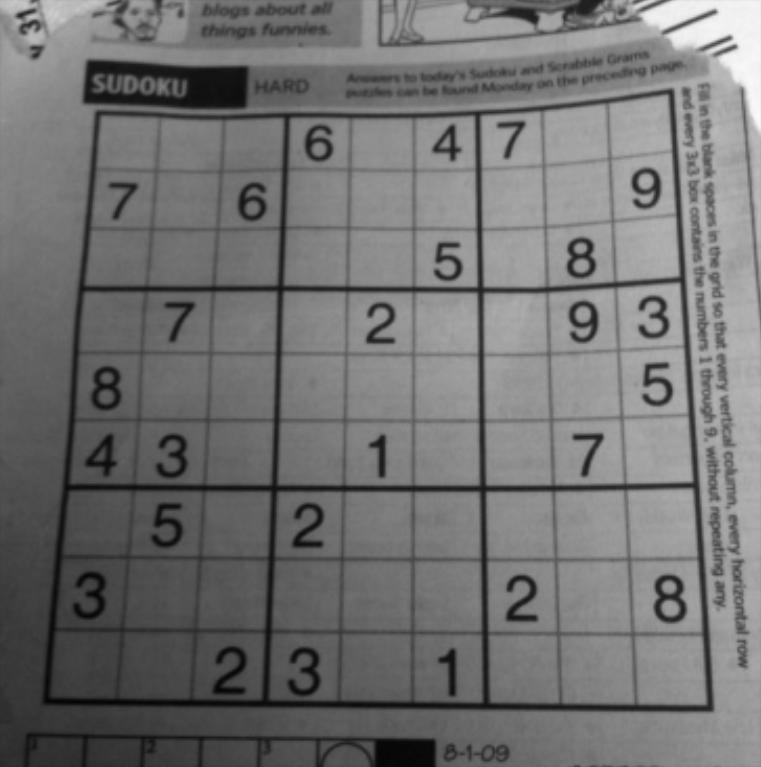
#> input picture data/sudoku.png, 761 x 767 px
$ jupyter execute 05_homework.ipynb
#> lines starting #> are read from the running program, lines starting #| are printed output that depends on the picture
# Семинар по OpenCV | Домашнее задание 5

**Задачи:**

1. Исправьте код применения оператора Собеля таким образом, чтобы оператор применялся по обоим направлениям (x и y).

2. Cоздать оконное приложение, отображающее результат применения того или иного фильтра (любой, например, Canny), интерфейс (кнопки, чек-боксы, ползунки и тд), позволяющий варьировать значения параметров фильтра и смотреть, как это влияет на результат в реальном времени (обновляя выводимое изображение).

3. К изображению `hong.png` необходимо подобрать такую морфологическую операцию, чтобы устранить с таблички слова, написанные черным цветом.

**Данные:** изображения `../data/sudoku.jpg`, `../data/hong.png`.

---

Импорт библиотек:

[cell 1]
import numpy as np
import cv2 as cv

import os
from typing import Dict, List, Tuple

import matplotlib.pyplot as plt

Игнорирование предупреждений:

[cell 2]
import warnings

warnings.simplefilter('ignore')

Задание пути до папки с изображениями:

[cell 3]
PATH = '../data/'

Задание функции, возвращающей получаемое по переданному пути изображение в формате RGB:

[cell 4]
def plot_image(path: str, img_name: str, return_img: bool = True) -> np.ndarray:
#> called with path = '../data/', img_name = 'sudoku.png', return_img = True
    img = os.path.join(path, img_name)

    img = cv.imread(img, 0)
#> img is the input picture: shape (767, 761); min 4, max 251, mean 114

    plt.imshow(img, cmap='gray')
    plt.show()

    if return_img:
        return img

Задание функции, выводящей изображение до и после преобразования:

[cell 5]
def plot_image_before_after(img_before: np.ndarray,
                            img_after: np.ndarray,
                            titles: List[str] = ['Init', 'Transformed'],
                            share_x: bool = True,
                            share_y: bool = True) -> None:

    fig, (ax1, ax2) = plt.subplots(1, 2, sharex=share_x, sharey=share_y, figsize=(12, 6))
    title_before, title_after = titles

    ax1.imshow(img_before, cmap='gray')
    ax1.set_title(title_before)

    if share_x is False:
        ax1.set_xticks([])
        ax1.set_yticks([])

    ax2.imshow(img_after, cmap='gray')
    ax2.set_title(title_after)

    if share_x is False:
        ax2.set_xticks([])
        ax2.set_yticks([])

    if share_x:
        plt.xticks([])
        plt.yticks([])

    plt.show()

---

>**Задание 1**
>
>Исправить код применения оператора Собеля, который мы писали на занятии, таким образом, чтобы оператор применялся по обоим направлениям (x и y).

Выведение на экран изображения:

[cell 6]
image_sudoku = plot_image(PATH, 'sudoku.png')

[cell 7]
def transform_sobel(img: np.ndarray) -> np.ndarray:

    sobel_x = cv.Sobel(img, cv.CV_64F, 1, 0, ksize=5)
    sobel_y = cv.Sobel(img, cv.CV_64F, 0, 1, ksize=5)

    return sobel_x + sobel_y
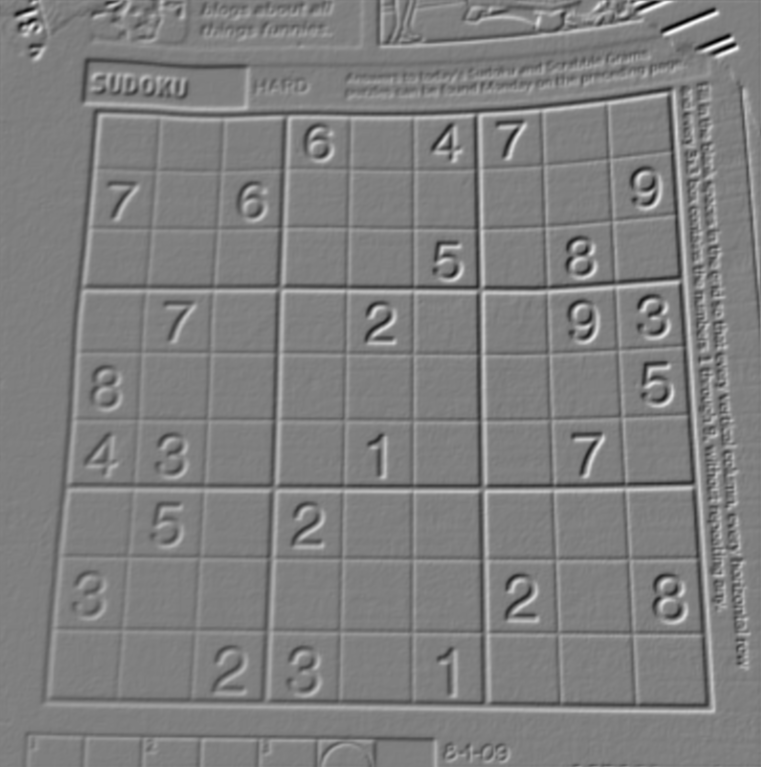
#> returned value: shape (767, 761) float64; min -6706, max 6704, mean 3.1; drawn with min black and max white

[cell 8]
plot_image_before_after(
    image_sudoku,
    transform_sobel(image_sudoku)
)
#> in plot_image_before_after, `title_before, title_after = titles`: title_before = 'Init'; title_after = 'Transformed'
#> in plot_image_before_after, `plt.show()`:
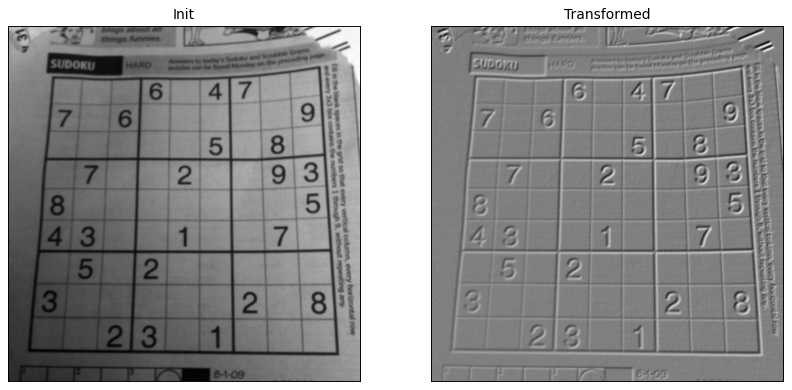
#> figure drawn by matplotlib, 2 panels

---

>**Задание 2**
>
>На занятии мы попробовали несколько фильтров различного назначения (это размытие, устранение шумов, выделение границ и тд). Каждый алгоритм, осуществляющий фильтрацию изображения, обычно имеет несколько параметров, влияющих на результат (размер ядра и тд). И для того, чтобы понять, какое именно влияние оказывают каждый из параметров или их комбинация, может потребоваться перезапустить код много раз с разными значениями параметров, что не удобно.
>
>Поэтому в этом задании вам предлагается создать оконное приложение, отображающее результат применения того или иного фильтра (можете выбрать любой, например, Canny), интерфейс (кнопки, чек-боксы, ползунки и тд), позволяющий варьировать значения параметров фильтра и смотреть, как это влияет на результат в реальном времени (обновляя выводимое изображение).
>
>*Пример реализации такого интерфейса на OpenCV можно найти здесь: https://docs.opencv.org/4.x/d9/dc8/tutorial_py_trackbar.html*

Задание функции, определяющей типы трансформаций:

[cell 9]
# [8 lines left out: function on_change_transform, not called in this run]

Задание функции, обновляющей отображаемое изображение:

[cell 10]
# [11 lines left out: function update_image, not called in this run]

Задание функции, отображающей текст на изображении:

[cell 11]
# [11 lines left out: function add_text, not called in this run]

Задание функции, применяющей трансформации к изображению:

[cell 12]
# [16 lines left out: function apply_transform, not called in this run]

Задание наименований ползунков:

[cell 13]
slider_name_1 = 'Canny 1'
slider_name_2 = 'Canny 2'
slider_name_3 = 'Blur k'

Задание функции, считывающей значения ползунков для задания параметров трансформации Canny:

[cell 14]
# [6 lines left out: function on_change_canny_parameter, not called in this run]

Задание функции, считывающей значения ползунков для задания параметров трансформации Blur:

[cell 15]
# [5 lines left out: function on_change_blur_parameter, not called in this run]

Вызов окна с фильтрами для изображения:

[cell 16]
img = cv.imread(os.path.join(PATH, 'hong.png'))
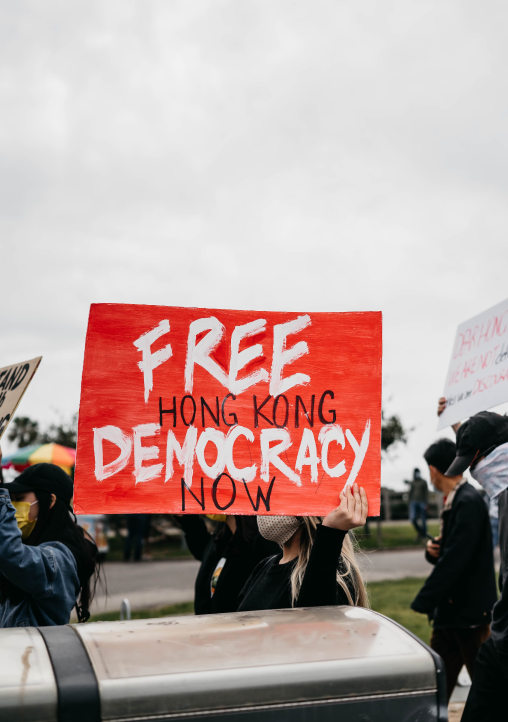
#> input picture data/hong.png, 1016 x 1444 px (shown at 1/2 size)
#> img is the input picture: shape (1444, 1016, 3); mean B, G, R 154.4, 157.8, 179.2
width, height = img.shape[:2]
#> width = 1444; height = 1016

window_name = 'image transform'


# resize window
cv.namedWindow(window_name, cv.WINDOW_NORMAL)
cv.resizeWindow(window_name, width // 2, round(height / 1.5))


# make image smaller
img = cv.resize(img, None, fx=0.4, fy=0.4)
#> img: shape (578, 406, 3)


# calculate the size difference between small and initial image
padding_top_bottom = 20
padding_left_right = (width - width // 2) // 2
#> padding_left_right = 361


# add borders to image to make it smaller while saving the window size
img = cv.copyMakeBorder(
    img,
    top=padding_top_bottom,
    bottom=padding_top_bottom,
    left=padding_left_right,
    right=padding_left_right,
    borderType=cv.BORDER_CONSTANT,
    dst=None,
    value=(255, 255, 255)
)
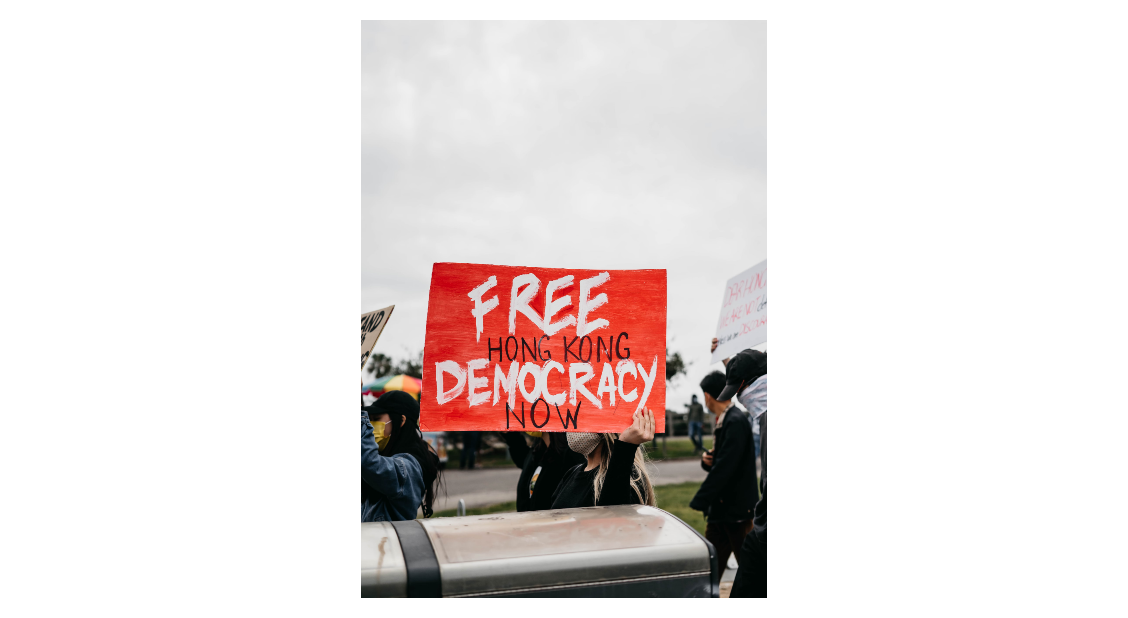
#> img: shape (618, 1128, 3); mean B, G, R 221.1, 222.3, 229.5


cv.imshow(window_name, img)

transform_type = cv.createTrackbar('Transform', window_name, 0, 1, lambda x: on_change_transform(img, x))

cv.createTrackbar(slider_name_1, window_name, 0, 500, lambda x: on_change_canny_parameter(img, window_name, x))
cv.createTrackbar(slider_name_2, window_name, 0, 500, lambda x: on_change_canny_parameter(img, window_name, x))
cv.createTrackbar(slider_name_3, window_name, 0, 255, lambda x: on_change_blur_parameter(img, window_name, x))


cv.waitKey(0)
cv.destroyAllWindows()

---

>**Задание 3**
>
>К изображению `hong.png` из папки необходимо подобрать такую морфологическую операцию, чтобы устранить с таблички слова, написанные черным цветом.

Выведение на экран изображения:

[cell 17]
image_hong = plot_image(PATH, 'hong.png')

Выведение на экран образа результата:

[cell 18]
plot_image(PATH, 'hong_res.png', return_img=False)
#> call 3 of plot_image, with path = '../data/', img_name = 'hong_res.png', return_img = False
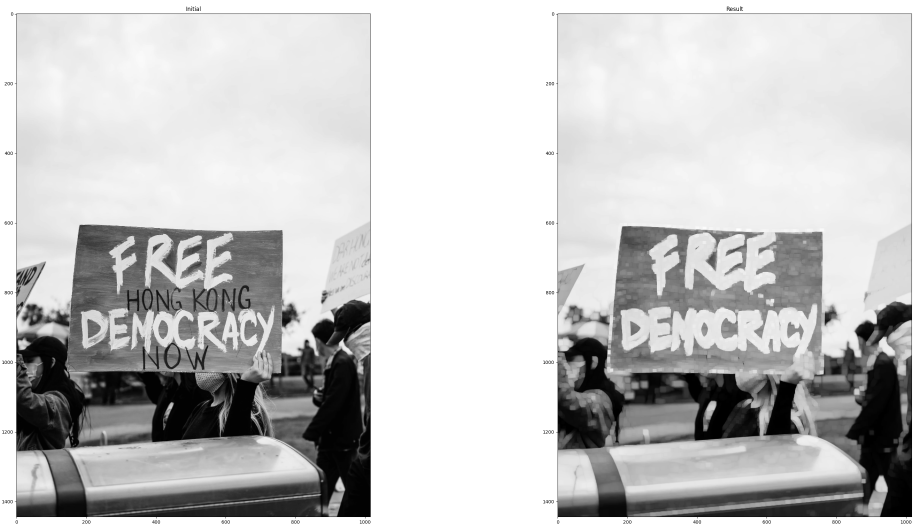
#> input picture data/hong_res.png, 2758 x 1592 px (shown at 1/3 size)
#> in plot_image, img is the input picture: shape (1592, 2758); min 0, max 255, mean 196.1

---

Задание функции, выводящей несколько изображений:

[cell 19]
def plot_multi_images(imgs: List[Tuple[str, np.ndarray]]) -> None:
    n_cols = 3
    n_rows = len(imgs) // n_cols

    n_rows = n_rows if len(imgs) % n_cols == 0 else n_rows + 1

    fig, ax = plt.subplots(n_rows, n_cols, figsize=(12, n_rows * 5))

    i, j = 0, 0

    for (name, img), axis in zip(imgs, ax.flatten()):
        axis.imshow(img, cmap='gray')
        axis.set_title(name)

        j += 1

        if j == n_cols:
            i += 1
            j = 0

    while (j != n_cols):
        plt.delaxes(ax[i, j])
        j += 1

    plt.show()

Задание функции, применяющей различные морфологические операции к изображению:

[cell 20]
def transfer_morphology(img: np.ndarray, kernel = np.ndarray) -> List[Tuple[str, np.ndarray]]:

    erosion = cv.erode(img, kernel, iterations=1)
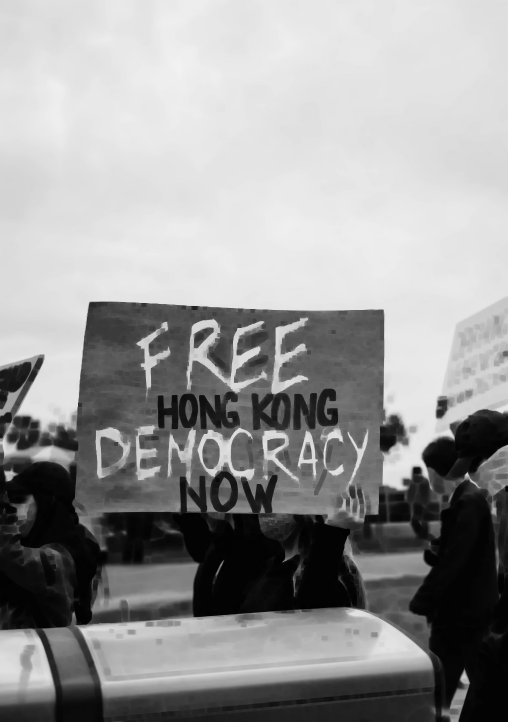
#> erosion: shape (1444, 1016) (shown at 1/2 size); min 1, max 242, mean 151.2
    dilation = cv.dilate(img, kernel, iterations=1)
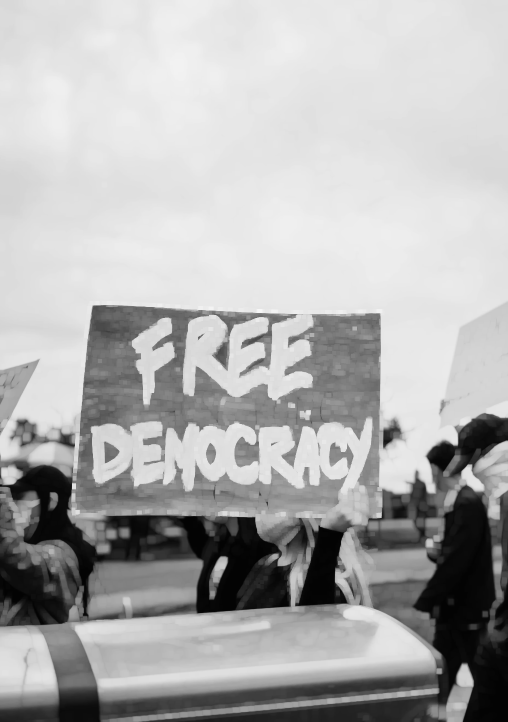
#> dilation: shape (1444, 1016) (shown at 1/2 size); min 3, max 247, mean 176
    opening = cv.morphologyEx(img, cv.MORPH_OPEN, kernel)
    closing = cv.morphologyEx(img, cv.MORPH_CLOSE, kernel)
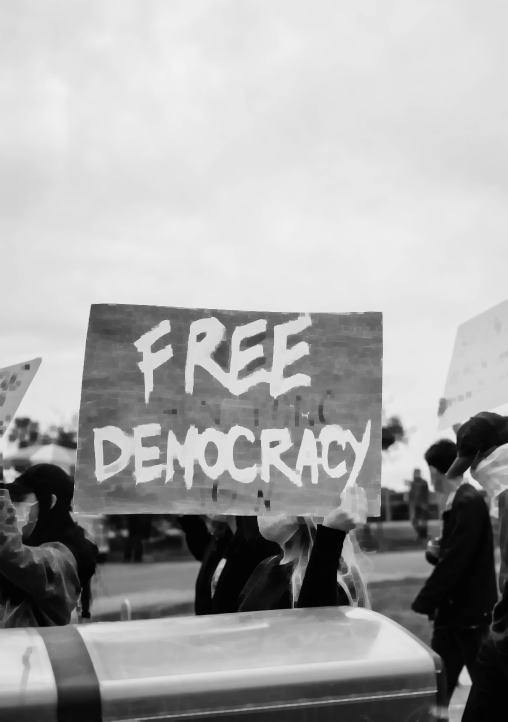
#> closing: shape (1444, 1016) (shown at 1/2 size); min 3, max 247, mean 167.2
    gradient = cv.morphologyEx(img, cv.MORPH_GRADIENT, kernel)
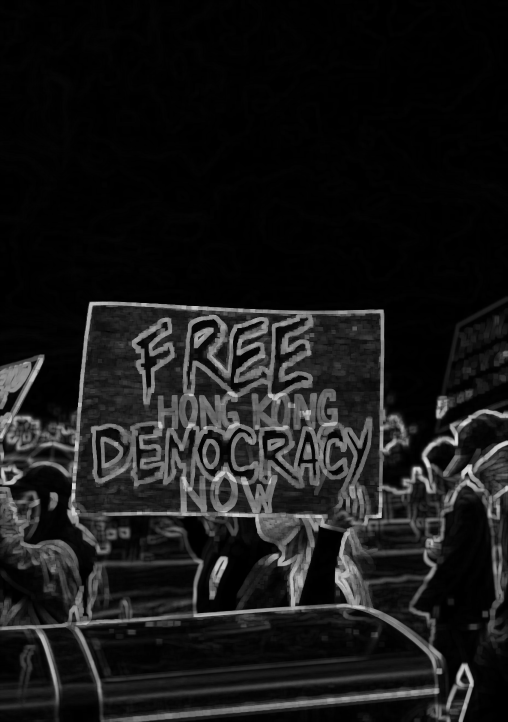
#> gradient: shape (1444, 1016) (shown at 1/2 size); min 0, max 220, mean 24.7
    top_hat = cv.morphologyEx(img, cv.MORPH_TOPHAT, kernel)
    black_hat = cv.morphologyEx(img, cv.MORPH_BLACKHAT, kernel)
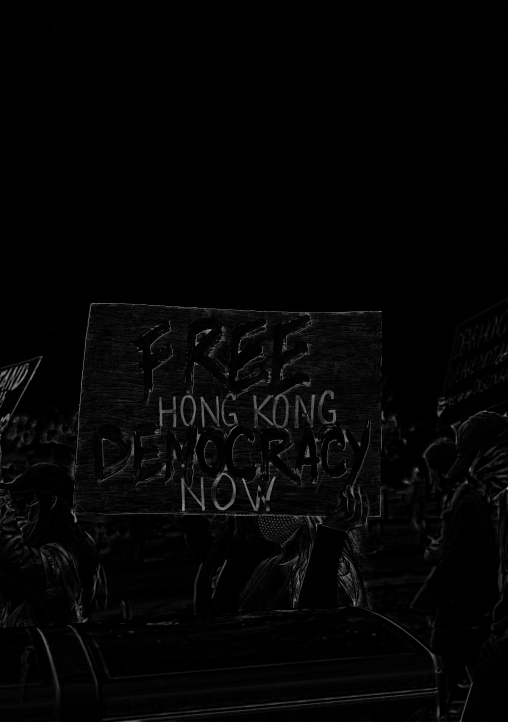
#> black_hat: shape (1444, 1016) (shown at 1/2 size); min 0, max 199, mean 4.4

    morphologies = [
        ('erosion', erosion),
        ('dilation', dilation),
        ('opening', opening),
        ('closing', closing),
        ('gradient', gradient),
        ('top_hat', top_hat),
        ('black_hat', black_hat)
    ]

    return morphologies

---

Задание ядра:

[cell 21]
kernel = np.ones((8, 8), np.uint8)

Выведение на экран результатов применения различных морфологических операций к изображению:

[cell 22]
plot_multi_images(
    transfer_morphology(
        image_hong, kernel
    )
)
#> in plot_multi_images, `n_cols = 3`: n_cols = 3
#> in plot_multi_images, `n_rows = len(imgs) // n_cols`: n_rows = 2
#> in plot_multi_images, `n_rows = n_rows if len(imgs) % n_cols == 0 else n_rows + 1`: n_rows = 3
#> the loop in plot_multi_images, `for (name, img), axis in zip(imgs, ax.flatten()):` made 7 passes
#> (name, i) on passes 3, 6: ('opening', 1), ('top_hat', 2)
#> name on passes 1, 2, 4, 5, 7: 'erosion', 'dilation', 'closing', 'gradient', 'black_hat'
#> after the loop in plot_multi_images, `for (name, img), axis in zip(imgs, ax.flatten()):`: i = 2; j = 1
#> the loop in plot_multi_images, `while (j != n_cols):` made 2 passes
#> j on passes 1 to 2: 2, 3
#> after the loop in plot_multi_images, `while (j != n_cols):`: j = 3

>* Поставленную задачу решают операции `dilation` и `closing`.

Выведение на экранисходного изображения до и после преобразований:

[cell 23]
plot_image_before_after(
    image_hong,
    cv.dilate(image_hong, kernel, iterations = 1)
)
